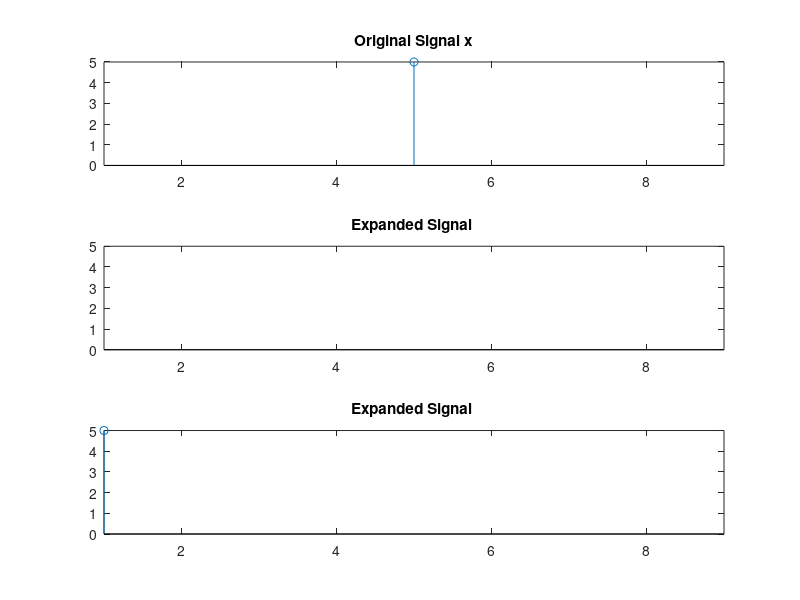

MATLAB code for this plot:
t=input('Length');
x=input('signal');
p=input('expansion value\n');
q=input('compression value\n');
subplot(3,1,1);
stem(t,x);
xlim([min(t-4) max(t+4)]);
title('Original Signal x') ;
subplot(3,1,2);
stem(p*t,x);
xlim([min(t-4) max(t+4)]);
title('Expanded Signal ') ;
subplot(3,1,3);
stem(t/q,x);
xlim([min(t-4) max(t+4)]);
title('Expanded Signal ') ;

